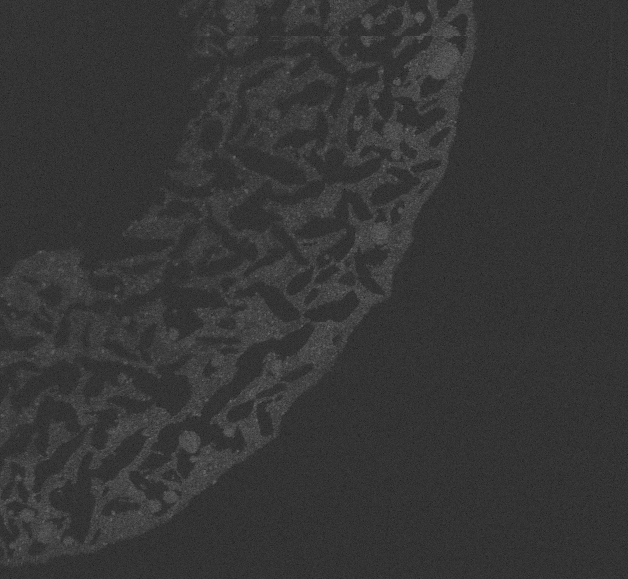
#> input picture images/data1_image_300.png, 628 x 579 px
$ python clean_borders.py
#> lines starting #> are read from the running program, lines starting #| are printed output that depends on the picture; after the words box and inside, x2 and y2 are one past the last pixel; in counts of white or black regions, pixels touching at a corner belong together
import cv2
import numpy as np
import matplotlib.pyplot as plt
image_path = "images/data1_image_300.png"  # Path to the image
# Load the image in grayscale
img = cv2.imread(image_path, cv2.IMREAD_GRAYSCALE)
#> img is the input picture: shape (579, 628); min 27, max 114, mean 54.4

 # Apply a blur to homogenize
blurred = cv2.GaussianBlur(img, (1, 1), 0)

# Inverse thresholding: the crescent becomes white, background black
_, mask = cv2.threshold(blurred, 60, 255, cv2.THRESH_BINARY)
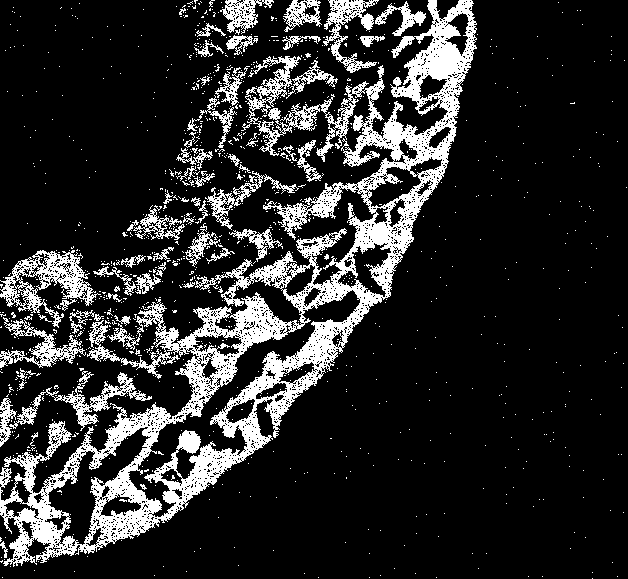
#> mask: shape (579, 628); 16.9% white; 1112 white regions (1051 under 20 px), largest, box (x1, y1, x2, y2) and area: (0, 0, 477, 567) 43109, (0, 250, 101, 328) 2520, (9, 371, 152, 431) 1556

 # Close small holes
kernel = np.ones((5, 5), np.uint8)
mask = cv2.morphologyEx(mask, cv2.MORPH_CLOSE, kernel)
#> mask: shape (579, 628); 24.2% white; 356 white regions (350 under 20 px), largest, box (x1, y1, x2, y2) and area: (0, 0, 478, 567) 84765, (189, 0, 274, 60) 2179, (191, 64, 220, 90) 209, (179, 0, 202, 18) 163, (204, 0, 215, 15) 62, (271, 16, 277, 21) 22
masque = cv2.medianBlur(mask, 5)
#> masque: shape (579, 628); 24.2% white; 14 white regions (5 under 20 px), largest, box (x1, y1, x2, y2) and area: (0, 0, 477, 567) 85058, (193, 0, 274, 57) 2144, (358, 35, 384, 47) 176
cleaned=cv2.bitwise_and(img, img, mask=masque)
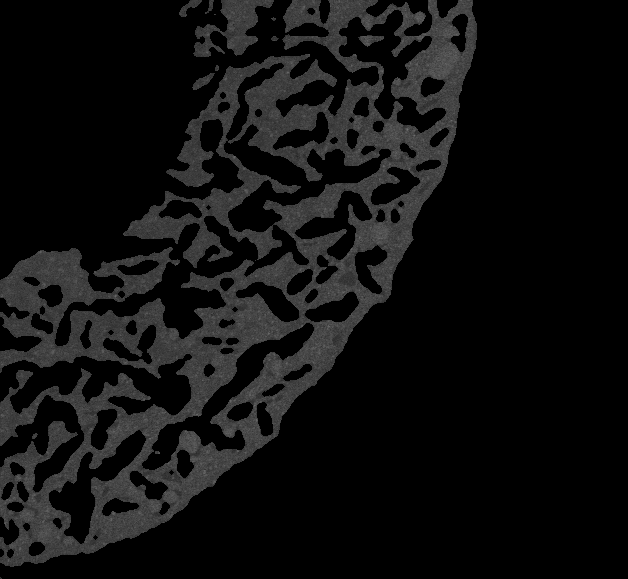
#> cleaned: shape (579, 628); min 0, max 114, mean 15.6
# Afficher le masque

# Optional: remove small objects
num_labels, labels, stats, centroids = cv2.connectedComponentsWithStats(mask)
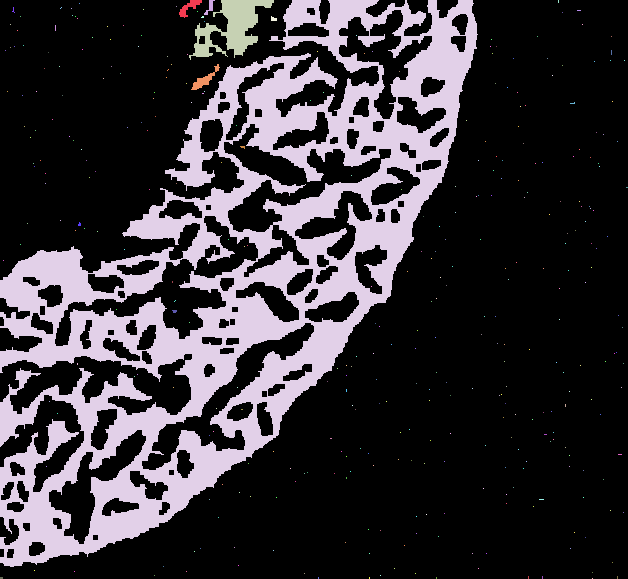
#> labels: shape (579, 628) int32; 357 distinct labels, from 0 to 356; one colour per label, 0 black
#> num_labels = 357; stats = 357 rows, first 6: [0, 0, 628, 579, 275768], [179, 0, 23, 18, 163], [204, 0, 11, 15, 62], [189, 0, 85, 60, 2179], [0, 0, 478, 567, 84765], [558, 0, 1, 3, 3]; centroids = 357 pairs, first value 1 to 626.5, second value 1 to 578
sizes = stats[1:, -1]  # Ignore background
#> sizes = 356 values, max 84765 at index 3, min 1 at index 5, mean 246.8
min_size = 5000

 # Create new mask
filtered_mask = np.zeros(mask.shape, dtype=np.uint8)
for i in range(1, num_labels):
    if sizes[i - 1] > min_size:
        filtered_mask[labels == i] = 255
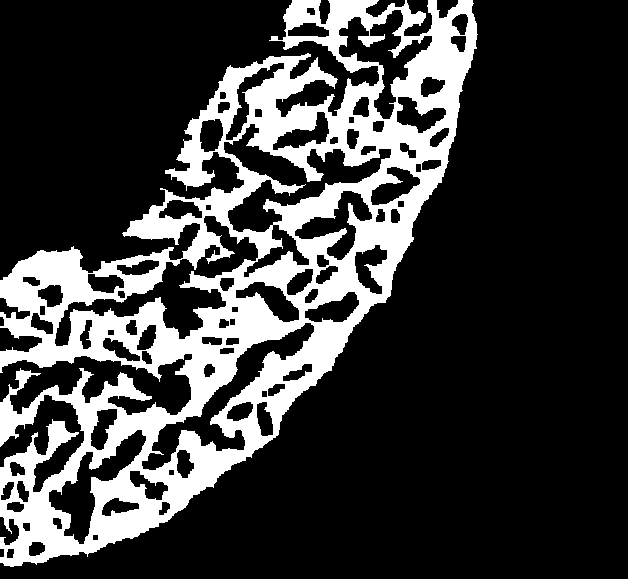
#> filtered_mask: shape (579, 628); 23.3% white; 1 white region, box (x1, y1, x2, y2) and area: (0, 0, 478, 567) 84765


 # Create an RGB image for coloring
img_rgb = cv2.cvtColor(img, cv2.COLOR_GRAY2BGR)

 # Create a blue background
blue_bg = np.full_like(img_rgb, (255, 128, 0))  # BGR pour un bleu profond

 # Apply the mask
croissant = cv2.bitwise_and(img_rgb, img_rgb, mask=filtered_mask)
background = cv2.bitwise_and(blue_bg, blue_bg, mask=cv2.bitwise_not(filtered_mask))
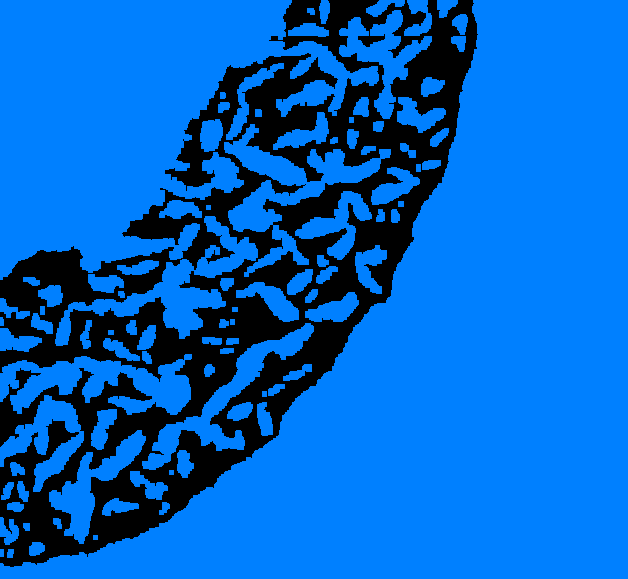
#> background: shape (579, 628, 3); mean of channels 0, 1, 2 195.6, 98.2, 0; drawn as B, G, R
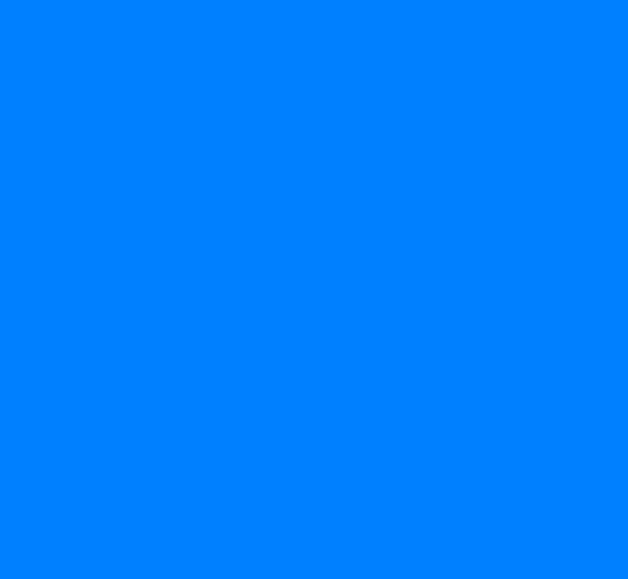
#> blue_bg: shape (579, 628, 3); mean of channels 0, 1, 2 255, 128, 0; drawn as B, G, R

# Combiner les deux
result = cv2.add(croissant, background)
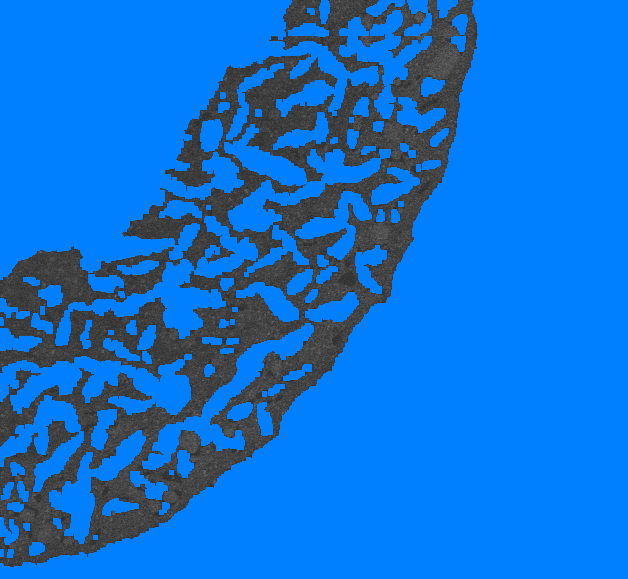
#> result: shape (579, 628, 3); mean B, G, R 210.7, 113.3, 15.2

plt.imshow(cv2.cvtColor(cleaned, cv2.COLOR_BGR2RGB))
plt.axis('off')
plt.title("Croissant extrait avec fond coloré")
plt.show()

plt.figure(figsize=(10, 5))

plt.subplot(1, 2, 1)  # 1 ligne, 2 colonnes, image 1
plt.imshow(img, cmap='gray')
plt.title("Image 1")
plt.axis('off')

plt.subplot(1, 2, 2)  # image 2
plt.imshow(cleaned, cmap='gray')
plt.title("Image 2")
plt.axis('off')

plt.tight_layout()
plt.show()

$ run again, with images/data1_image_200.png copied over images/data1_image_300.png
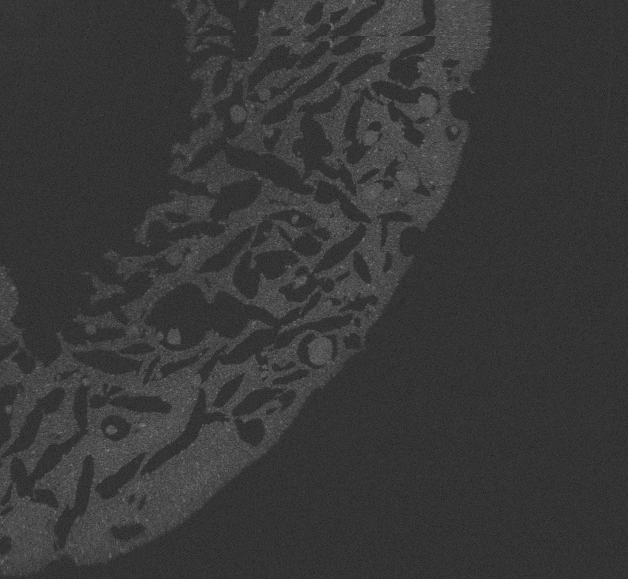
#> input picture images/data1_image_200.png, 628 x 579 px
#> img is the input picture: shape (579, 628); min 27, max 135, mean 56.9
#> masque: shape (579, 628); 28.4% white; 9 white regions (4 under 20 px), largest, box (x1, y1, x2, y2) and area: (0, 0, 492, 579) 101250, (173, 0, 233, 52) 1586, (90, 274, 125, 304) 452, (238, 0, 246, 9) 54, (0, 0, 7, 4) 20
#> `num_labels, labels, stats, centroids = cv2.connectedComponentsWithStat..`:
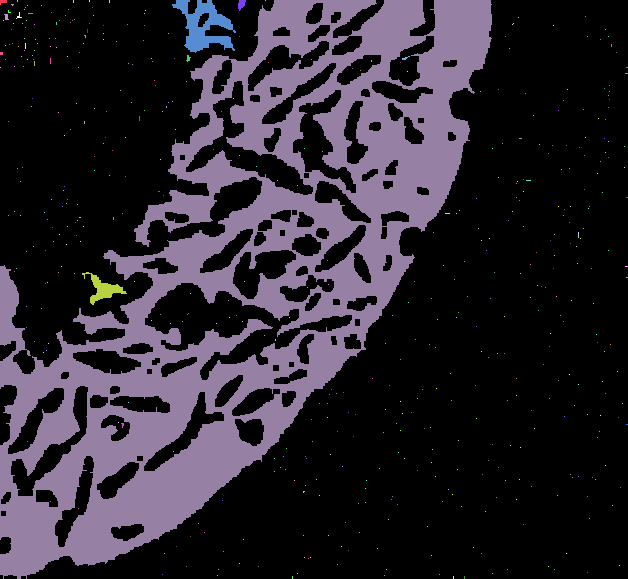
#> labels: shape (579, 628) int32; 501 distinct labels, from 0 to 500; one colour per label, 0 black
#> num_labels = 501; stats = 501 rows, first 6: [0, 0, 628, 579, 260204], [0, 0, 7, 5, 23], [17, 0, 1, 2, 2], [73, 0, 1, 3, 3], [89, 0, 1, 2, 2], [109, 0, 1, 3, 3]; centroids = 501 pairs, first value 0 to 626.5, second value 0 to 577
#> sizes = 500 values, max 100610 at index 8, min 1 at index 7, mean 206.8
#> `result = cv2.add(croissant, background)`:
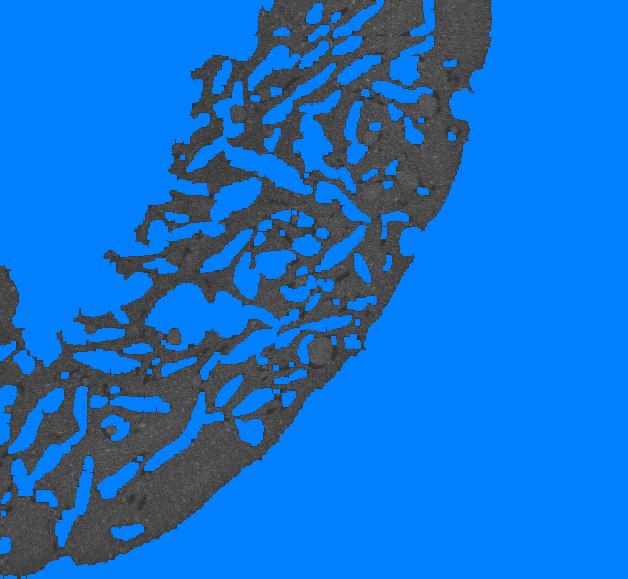
#> result: shape (579, 628, 3); mean B, G, R 204.3, 112.4, 19.8

$ run again, with images/data1_image_400.png copied over images/data1_image_300.png
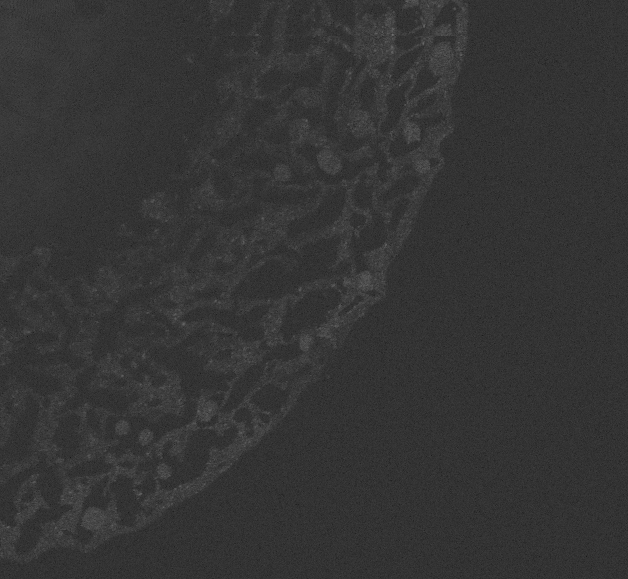
#> input picture images/data1_image_400.png, 628 x 579 px
#> img is the input picture: shape (579, 628); min 23, max 111, mean 53.1
#> masque: shape (579, 628); 20.3% white; 75 white regions (26 under 20 px), largest, box (x1, y1, x2, y2) and area: (0, 0, 468, 564) 54227, (0, 0, 75, 141) 5123, (70, 325, 186, 421) 3662
#> `num_labels, labels, stats, centroids = cv2.connectedComponentsWithStat..`:
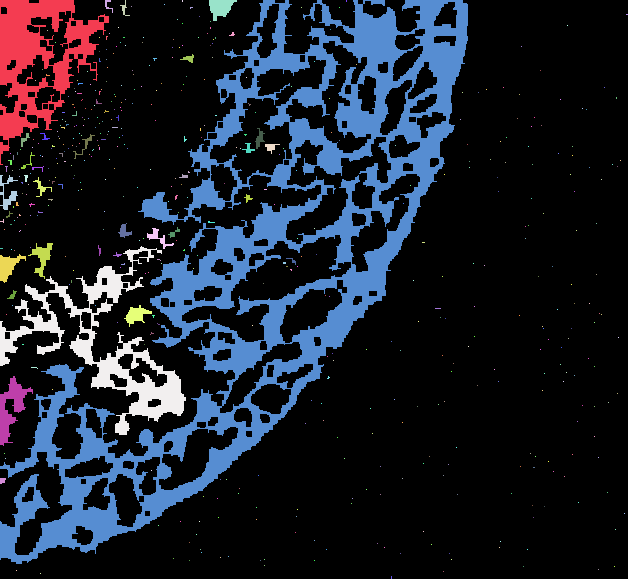
#> labels: shape (579, 628) int32; 511 distinct labels, from 0 to 510; one colour per label, 0 black
#> num_labels = 511; stats = 511 rows, first 6: [0, 0, 628, 579, 288353], [0, 0, 109, 165, 6981], [105, 0, 8, 13, 36], [120, 0, 10, 16, 42], [182, 0, 1, 2, 2], [209, 0, 28, 21, 356]; centroids = 511 pairs, first value 1 to 626.5, second value 0.5 to 577
#> sizes = 510 values, max 56628 at index 5, min 1 at index 7, mean 147.6
#> `result = cv2.add(croissant, background)`:
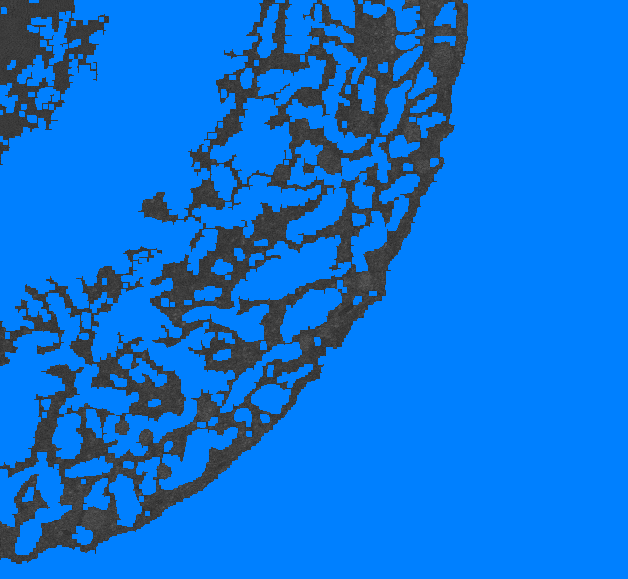
#> result: shape (579, 628, 3); mean B, G, R 217.1, 114.8, 11.8
